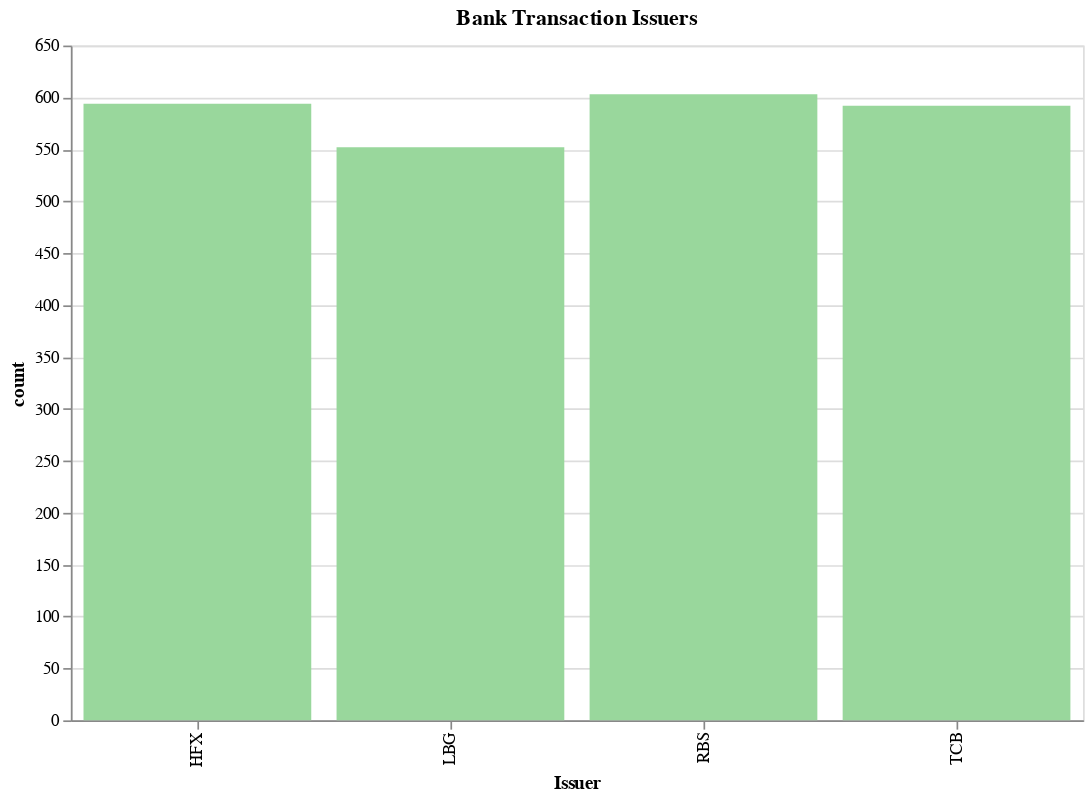

The notebook cell saved with this chart:
### Markdown cell above
## Exploratory Data Analysis (EDA)

### Code cell
bank_issuers=df1['bank_transaction_issuer'].value_counts().to_frame().reset_index().rename(columns={'index':'Issuer','bank_transaction_issuer':'count'})
alt.Chart(bank_issuers).mark_bar(color="#99D79C").encode(
    x='Issuer:N',
    y='count:Q',
    tooltip=['Issuer','count']
).properties(height=400,width=600,title="Bank Transaction Issuers")

### Figure 1 — Vega-Lite specification as saved in the notebook (floating-point values rounded to 4 significant figures)
{"config": {"view": {"continuousWidth": 400, "continuousHeight": 300}}, "data": {"name": "data-04a023f015903c0c26809f7f25ddb576"}, "mark": {"type": "bar", "color": "#99D79C"}, "encoding": {"tooltip": [{"type": "nominal", "field": "Issuer"}, {"type": "quantitative", "field": "count"}], "x": {"type": "nominal", "field": "Issuer"}, "y": {"type": "quantitative", "field": "count"}}, "height": 400, "title": "Bank Transaction Issuers", "width": 600, "$schema": "https://vega.github.io/schema/vega-lite/v4.8.1.json", "datasets": {"data-04a023f015903c0c26809f7f25ddb576": [{"Issuer": "RBS", "count": 603}, {"Issuer": "HFX", "count": 594}, {"Issuer": "TCB", "count": 592}, {"Issuer": "LBG", "count": 552}]}}
